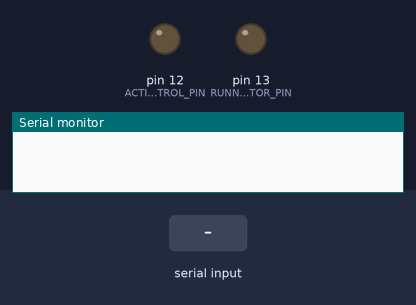
A sketch run on a simulated Arduino Uno, built with avr-gcc and run on an emulated ATmega328P. Shown: output pins drawn as LEDs (lit = HIGH), the last lines printed to the serial monitor. The test bench sets the inputs (shaded band).

Above: at 1.2 s.
1.3 s: "RUN 90\n" received over Serial
At 2.6 s:
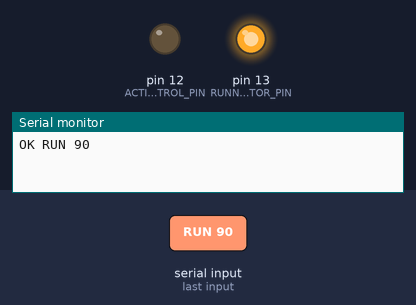
4.3 s: "STOP\n" received over Serial
At 4.8 s:
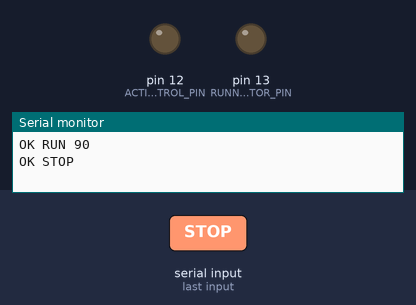
5.8 s: "RUN ,45\n" received over Serial
At 7.3 s:
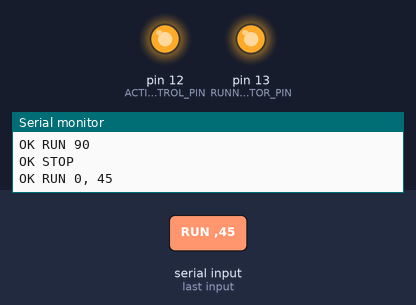
Timing chart, 0 to 52.3 s (numbered marks = the images above; inputs shaded):
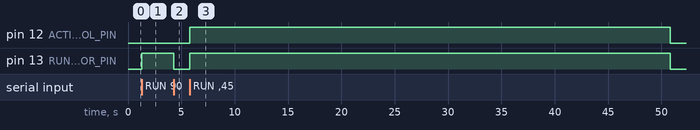

The sketch:

ActivityCycler.ino
```cpp
const byte ACTIVITY_CONTROL_PIN = 12;   // Arbitrary
const byte RUNNING_INDICATOR_PIN = 13;  // Built-in LED

boolean isRunning = false;
boolean isActive = false;
boolean isVerbose = false;

const int MAX_NUM_INTERVALS = 100;
const unsigned long MAX_INTERVAL = 10800;  // 3 hours
const unsigned long SECONDS_TO_MILLIS = 1000;
unsigned long intervals[MAX_NUM_INTERVALS];
int numIntervals = 0;
int currentInterval = 0;
unsigned long currentIntervalStartTime = 0;

const unsigned long SERIAL_SPEED = 9600;
const byte SERIAL_CONFIG = SERIAL_8N1;
String commandBuffer;


void setup() {
    // Configure outputs
    pinMode(ACTIVITY_CONTROL_PIN, OUTPUT);
    pinMode(RUNNING_INDICATOR_PIN, OUTPUT);

    // Set up communciation
    commandBuffer.reserve(200);
    Serial.begin(SERIAL_SPEED, SERIAL_CONFIG);
}


void loop() {
    if (!isRunning)
        return;

    const unsigned long currentTime = millis();

    if ((currentTime - currentIntervalStartTime) <
        (intervals[currentInterval] * SECONDS_TO_MILLIS)) {
        return;
    }

    boolean state = isActive;

    do {
        currentInterval++;
        if (currentInterval == numIntervals) {
            setRunning(false);
            if (isVerbose) {
                Serial.println("DONE");
            }
            return;
        }
        state = !state;
    } while (intervals[currentInterval] == 0);

    setActive(state);
    currentIntervalStartTime = currentTime;
}


void setRunning(boolean state) {
    if (isRunning != state) {
        if (!state) {
            setActive(false);
        }
        digitalWrite(RUNNING_INDICATOR_PIN, (state ? HIGH : LOW));
        isRunning = state;
    }
}


void setActive(boolean state) {
    if (isActive != state) {
        digitalWrite(ACTIVITY_CONTROL_PIN, (state ? HIGH : LOW));
        isActive = state;
        if (isVerbose) {
            Serial.println(state ? "ACTIVE" : "INACTIVE");
        }
    }
}


void serialEvent() {
    while (Serial.available()) {
        char nextByte = Serial.read();
        commandBuffer += nextByte;
        if (nextByte == '\n') {
            commandBuffer.trim();
            commandBuffer.toUpperCase();
            handleCommand(commandBuffer);
            commandBuffer = "";
        }
    }
}


void handleCommand(const String &command) {
    if (command.startsWith("RUN ")) {
        handleRunCommand(command.substring(4), false);
    } else if (command.startsWith("DEBUG ")) {
        handleRunCommand(command.substring(6), true);
    } else if (command == "STOP") {
        handleStopCommand();
    } else if (command == "STATUS") {
        handleStatusCommand();
    } else {
        Serial.println("ERROR invalid command");
    }
}


void handleRunCommand(const String &args, boolean verbose) {
    if (isRunning) {
        Serial.println("ERROR already running");
        return;
    }

    isVerbose = verbose;

    int fromIndex = 0;
    numIntervals = 0;

    while (fromIndex < args.length() &&
           numIntervals < MAX_NUM_INTERVALS) {
        int toIndex = args.indexOf(',', fromIndex);
        if (toIndex == -1)
            toIndex = args.length();

        int value = args.substring(fromIndex, toIndex).toInt();
        intervals[numIntervals] = constrain(value, 0, MAX_INTERVAL);

        fromIndex = toIndex + 1;
        numIntervals++;
    }

    if (numIntervals > 0) {  // Sanity check -- should always be true
        currentInterval = 0;
        currentIntervalStartTime = millis();
        setRunning(true);
    }

    Serial.print("OK RUN");
    for (int i = 0; i < numIntervals; i++) {
        Serial.print(' ');
        Serial.print(intervals[i]);
        if (i < numIntervals - 1)
            Serial.print(',');
    }
    Serial.println("");

    if (isVerbose) {
        Serial.println("INACTIVE");
    }
}


void handleStopCommand() {
    setRunning(false);
    Serial.println("OK STOP");
}


void handleStatusCommand() {
    Serial.print("OK STATUS ");
    Serial.println(isRunning ? "RUNNING" : "STOPPED");
}
```

Measured:
- after the input at 1.3 s, pin 13 (RUNNING_INDICATOR_PIN): LOW → HIGH at once
- after the input at 4.3 s, pin 13 (RUNNING_INDICATOR_PIN): HIGH → LOW at once
- after the input at 5.8 s, pin 12 (ACTIVITY_CONTROL_PIN), pin 13 (RUNNING_INDICATOR_PIN): LOW → HIGH at once, → LOW 45.0 s later
